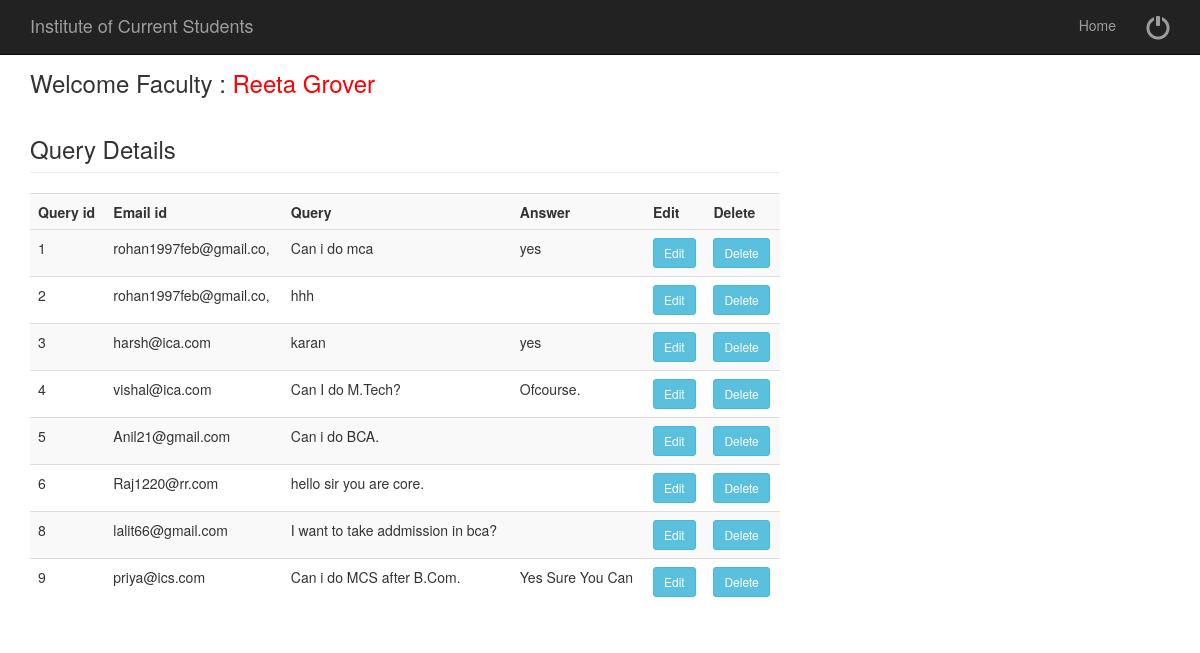
Screenshot of /qureydetails.php (signed in) with the database file from the repository.
### tables this page shows
CREATE TABLE `query` (
  `Query` text NOT NULL,
  `Ans` text NOT NULL,
  `Eid` varchar(35) NOT NULL,
  `Qid` int(11) NOT NULL
);

### qureydetails.php (the view, shortened to what this page needs)
<?php
$fname = $_SESSION["fname"];
?>
<?php include('fhead.php');  ?>
<div class="container">
	<div class="row">
		<div class="col-md-8">
			<h3> Welcome Faculty : <a href="welcomefaculty.php" ><span style="color:#FF0004"> <?php echo $fname; ?></span></a> </h3>
			<?php
			include( "database.php" );
			$sql = "select * from  query";
			$result = mysqli_query( $connect, $sql );
			echo "<h3 class='page-header' >Query Details</h3>";
			echo "<table class='table table-striped' style='width:100%'>
				<tr>
					<th>Query id</th>
					<th>Email id</th>
					<th>Query</th>
					<th>Answer</th>
					<th>Edit</th>
					<th>Delete</th>
				<tr>";
			while ( $row = mysqli_fetch_array( $result ) ) {
				?>
			<tr>
				<td>
					<?PHP echo $row['Qid'];?>
				</td>
				<td>
					<?PHP echo $row['Eid'];?>
				</td>
				<td>
					<?PHP echo $row['Query'];?>
				</td>
				<td>
					<?PHP echo $row['Ans'];?>
				</td>
				<td><a href="updatequery.php?gid=<?php echo $row['Qid']; ?>"><input type="button" Value="Edit" class="btn btn-info btn-sm"></a>
				</td>
				<td><a href="qureydetails.php?deleteid=<?php echo $row['Qid']; ?>"><input type="button" Value="Delete" name="" class="btn btn-info btn-sm"></a>
				</td>
			</tr>
			<?php } ?>
			</table>
		</div>
	</div>
	<?php include('allfoot.php');  ?>

### css/modern-business.css (style rules this page uses)
html, body { height: 100%; }
body { padding-top: 50px; }

### rows the page displays
query: Qid "1", Eid "rohan1997feb@gmail.co,", Query "Can i do mca", Ans "yes"
query: Qid "2", Eid "rohan1997feb@gmail.co,", Query "hhh"
query: Qid "3", Eid "harsh@ica.com", Query "karan", Ans "yes"
query: Qid "4", Eid "vishal@ica.com", Query "Can I do M.Tech?", Ans "Ofcourse."
query: Qid "5", Eid "Anil21@gmail.com", Query "Can i do BCA."
query: Qid "6", Eid "Raj1220@rr.com", Query "hello sir you are core."
query: Qid "8", Eid "lalit66@gmail.com", Query "I want to take addmission in bca?"
query: Qid "9", Eid "priya@ics.com", Query "Can i do MCS after B.Com.", Ans "Yes Sure You Can"

### other values shown
$fname "Reeta Grover"
